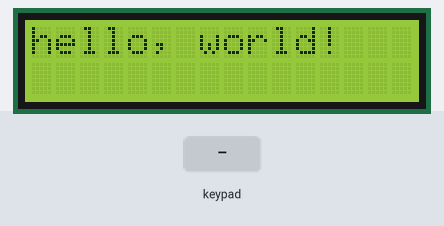
Simulated run of this sketch. Board: Arduino Uno, built with avr-gcc and run on an emulated ATmega328P. On the bench: 16×2 character LCD. Inputs (shaded band) come from the test bench.

Above: at 1.2 s.
1.3 s: keypad keys 1 1 1 0 9 8 # pressed 0.4 s apart
At 5.0 s:
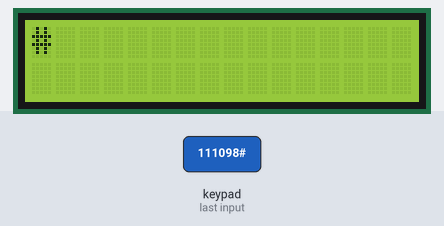
5.6 s: key 'A' pressed
At 6.4 s:
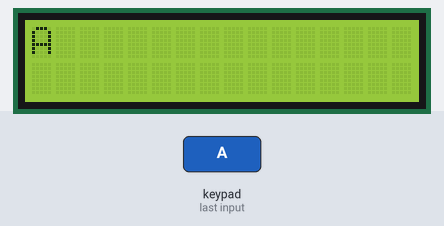
7.1 s: key 'B' pressed
At 7.7 s:
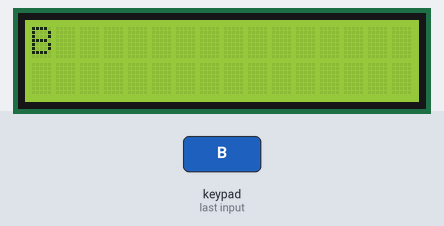
8.6 s: keypad keys 1 1 1 0 9 8 * pressed 0.4 s apart
At 11.6 s:
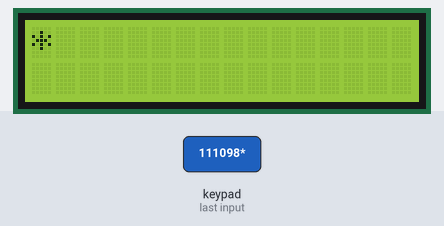
12.9 s: key 'C' pressed
At 13.4 s:
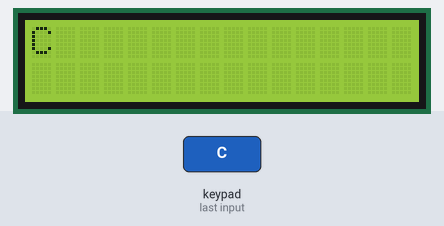
14.4 s: keypad keys 1 1 1 0 9 8 D pressed 0.4 s apart
At 15.3 s:
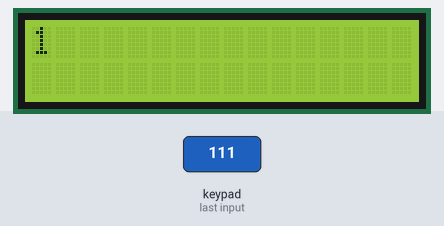
Timing chart, 0 to 17.4 s (numbered marks = the images above; inputs shaded):
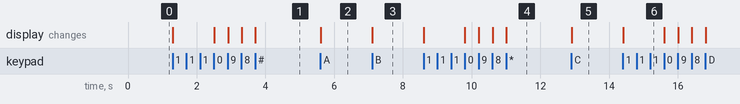

Measured:
- after the input at 1.3 s, the display: first changes at once (image 1 shows a later state)
- after the input at 5.6 s, the display: changes at once (image 2)
- after the input at 7.1 s, the display: changes at once (image 3)
- after the input at 8.6 s, the display: first changes at once (image 4 shows a later state)
- after the input at 12.9 s, the display: changes at once (image 5)
- after the input at 14.4 s, the display: changes at once (image 6)

The sketch:

keypad.ino
```cpp
#include <LiquidCrystal.h>
#include <Keypad.h>

// https://lastminuteengineers.com/arduino-keypad-tutorial/

// LCD
const int rs = 12, e = 13, d4 = 2, d5 = 3, d6 = 4, d7 = 5;

int button = 0;

LiquidCrystal lcd(rs, e, d4, d5, d6, d7);

const byte ROWS = 4;
const byte COLS = 4;
char keys[ROWS][COLS] = {
  { '1', '2', '3', 'A' },
  { '4', '5', '6', 'B' },
  { '7', '8', '9', 'C' },
  { '*', '0', '#', 'D' }
};

// black pins = rows
// white pins = columns

byte rowPins[ROWS] = { 11, 10, 9, 8 };    //row pins
byte colPins[COLS] = { A3, A2, A1, A0 };  //column pins

Keypad keypad = Keypad(makeKeymap(keys), rowPins, colPins, ROWS, COLS);

void setup() {

  // set up the LCD's number of columns and rows:

  lcd.begin(16, 2);

  // Print a message to the LCD.

  lcd.print("hello, world!");
  //delay(1000);

}

void loop() {

  char key = keypad.getKey();
  if (key) {
    lcd.clear();
    lcd.print(key);
  }
}
```
